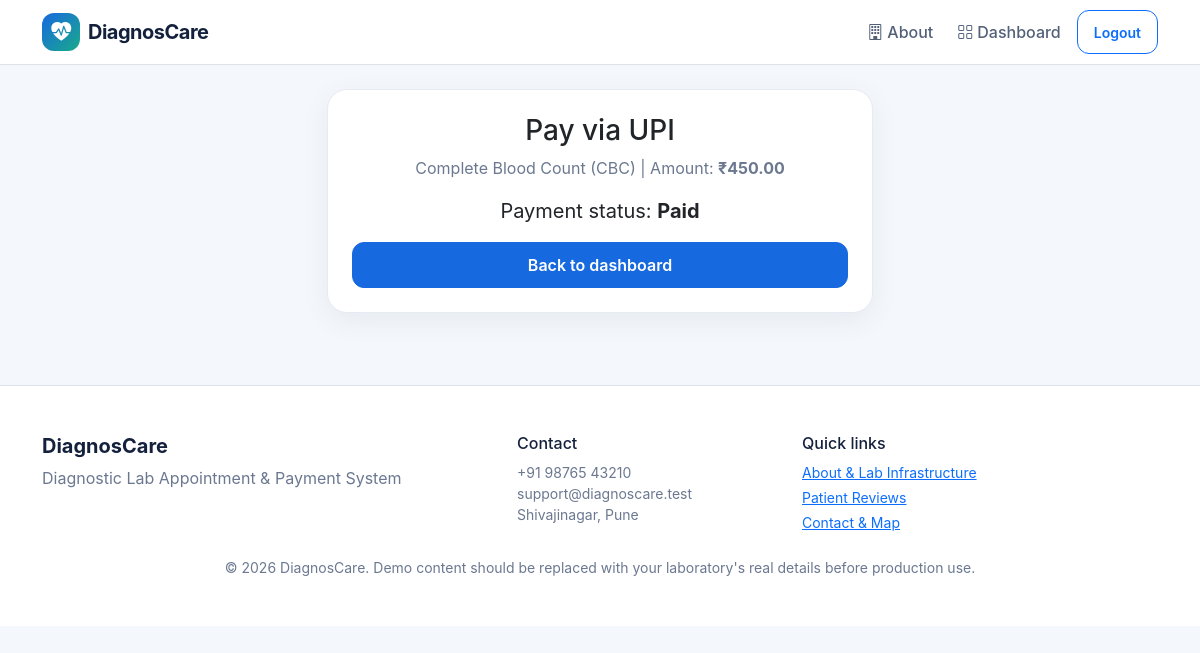
Screenshot of /patient/payment.php?id=1 (signed in) with the database file from the repository.
### tables this page shows
CREATE TABLE appointments (
    id INT AUTO_INCREMENT PRIMARY KEY,
    patient_id INT NOT NULL,
    test_id INT NOT NULL,
    technician_id INT NULL,
    appointment_date DATE NOT NULL,
    appointment_time TIME NOT NULL,
    status ENUM('Booked','Confirmed','Arrived','In Progress','Completed','Cancelled') DEFAULT 'Booked',
    notes VARCHAR(255),
    created_at TIMESTAMP DEFAULT CURRENT_TIMESTAMP,
    FOREIGN KEY (patient_id) REFERENCES users(id) ON DELETE CASCADE,
    FOREIGN KEY (test_id) REFERENCES diagnostic_tests(id) ON DELETE RESTRICT,
    FOREIGN KEY (technician_id) REFERENCES users(id) ON DELETE SET NULL,
    UNIQUE KEY unique_patient_slot (patient_id, appointment_date, appointment_time)
);

CREATE TABLE diagnostic_tests (
    id INT AUTO_INCREMENT PRIMARY KEY,
    name VARCHAR(120) NOT NULL,
    category VARCHAR(80) NOT NULL,
    description TEXT,
    price DECIMAL(10,2) NOT NULL DEFAULT 0,
    duration_minutes INT NOT NULL DEFAULT 30,
    created_at TIMESTAMP DEFAULT CURRENT_TIMESTAMP
);

CREATE TABLE payments (
    id INT AUTO_INCREMENT PRIMARY KEY,
    appointment_id INT NOT NULL UNIQUE,
    amount DECIMAL(10,2) NOT NULL,
    method ENUM('UPI','Card','Cash') NOT NULL,
    transaction_id VARCHAR(80) NOT NULL UNIQUE,
    status ENUM('Pending','Paid','Failed','Refunded') DEFAULT 'Pending',
    paid_at TIMESTAMP NULL,
    created_at TIMESTAMP DEFAULT CURRENT_TIMESTAMP,
    FOREIGN KEY (appointment_id) REFERENCES appointments(id) ON DELETE CASCADE
);

### config/app.php (called while the page is built, shortened)
<?php
function e($value) { return htmlspecialchars((string)$value, ENT_QUOTES, 'UTF-8'); }
function money($n) { return '₹'.number_format((float)$n,2); }

### patient/payment.php (the view, shortened to what this page needs)
<?php
require '../config/app.php';
$uid = user()['id'];
$id = (int)($_GET['id'] ?? 0);
$st = $pdo->prepare("SELECT a.id, p.amount, p.status AS pay_status, t.name AS test_name
    FROM appointments a
    JOIN payments p ON p.appointment_id = a.id
    JOIN diagnostic_tests t ON t.id = a.test_id
    WHERE a.id = ? AND a.patient_id = ?");
$st->execute([$id, $uid]);
$appt = $st->fetch();
require '../partials/header.php';
?>
<div class="row justify-content-center"><div class="col-md-6">
  <div class="card p-4 text-center">
    <h3>Pay via UPI</h3>
    <p class="text-muted"><?= e($appt['test_name']) ?> | Amount: <strong><?= money($appt['amount']) ?></strong></p>
    <?php if ($appt['pay_status'] === 'Pending'): ?>
      <div id="qrcode" class="d-inline-block mx-auto mb-2"></div>
      <p>Scan with GPay, PhonePe, Paytm or any UPI app</p>
      <hr>
      <form method="post">
        <input type="hidden" name="csrf" value="<?= e(csrf_token()) ?>">
        <label class="form-label fw-semibold">Enter your 12-digit UTR number after paying</label>
        <input type="text" name="utr" maxlength="12" pattern="[0-9]{12}" class="form-control mb-3" required>
        <button class="btn btn-primary">I have paid</button>
      </form>
    <?php else: ?>
      <p class="fs-5">Payment status: <strong><?= e($appt['pay_status']) ?></strong></p>
      <a href="dashboard.php" class="btn btn-primary">Back to dashboard</a>
    <?php endif; ?>
  </div>
</div></div>
<?php require '../partials/footer.php'; ?>

### assets/css/style.css (style rules this page uses)
:root { --primary:#1769e0;--primary2:#0b4fbd;--ink:#14213d;--muted:#6b7890;--bg:#f4f7fb;--line:#e6ebf2 }
* { box-sizing:border-box }
html { scroll-behavior:smooth }
body { background:var(--bg);color:var(--ink);font-family:Inter,system-ui,-apple-system,"Segoe UI",sans-serif }
.card { border:1px solid var(--line);border-radius:20px;box-shadow:0 8px 30px rgba(25,45,80,.06);background:#fff }
.text-muted { color:var(--muted)!important }
.btn { border-radius:12px;font-weight:600;padding:.65rem 1rem }
.btn-primary { background:var(--primary);border-color:var(--primary) }
body { overflow-x:hidden }

### rows the page displays
appointments: test.name "Complete Blood Count (CBC)", payments.amount "₹450.00", payments.status "Paid"
